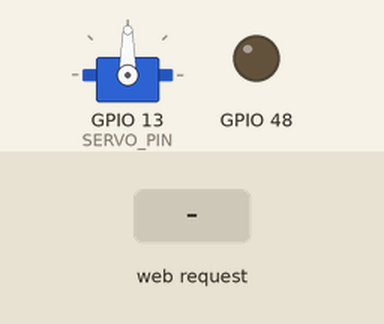
Recording of a program running on a simulated ESP32-S3. On the bench: servo, output pins drawn as LEDs (lit = HIGH). Inputs (shaded band) come from the test bench. WiFi joins after 1.5 s; servers stay silent unless stated; storage starts empty; what the program prints to the serial monitor is not drawn.

Above: at 3.2 s.
3.3 s: HTTP request GET /on received
At 3.49 s:
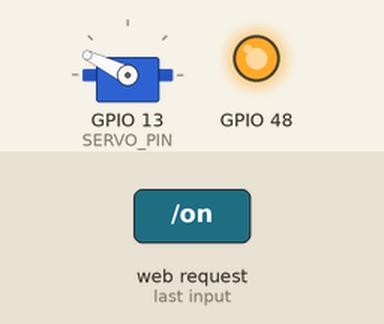
6.3 s: HTTP request GET / received
At 8.91 s:
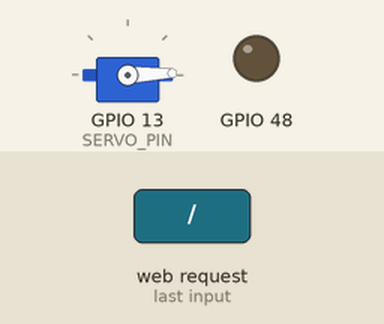
9.3 s: HTTP request GET /right received
10.8 s: HTTP request GET /sweep received
At 11.29 s:
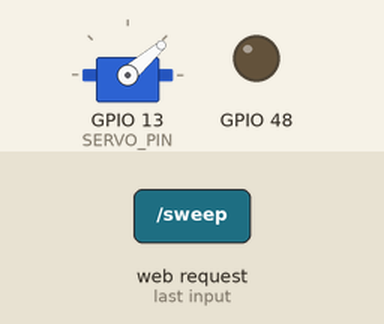
Timing chart, 0 to 39.4 s (numbered marks = the images above; inputs shaded):
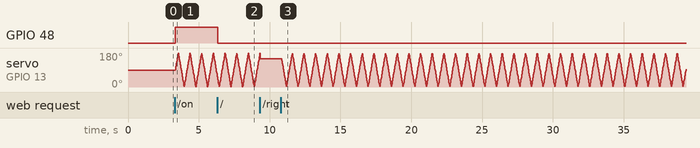

Measured:
- after the input at 6.3 s, GPIO 48: HIGH → LOW after 0.05 s

The program:

main.cpp
```cpp
#include <ESPAsyncWebServer.h>
#include <ESPmDNS.h>
#include <SPIFFS.h>
#include <WiFi.h>
#include "esp_system.h"
#include "esp_heap_caps.h"
#include <ESP32Servo.h>

#ifndef LED_BUILTIN
#define LED_BUILTIN 2
#endif

const char *ssid = "IO_GUEST_EVENT";
const char *password = "cyt5Z&Q&1i";

AsyncWebServer server(80);

Servo servo;
const int SERVO_PIN = 13;

enum class ServoMode { Idle, Set, Sweep };

ServoMode servoMode = ServoMode::Idle;
int currentAngle = 90;
int targetAngle = 90;
bool sweepDirUp = true;
unsigned long lastServoStepMs = 0;

static void handle_not_found(AsyncWebServerRequest *request) {
  digitalWrite(LED_BUILTIN, HIGH);
  String message = "404 — Nothing here\n\nURI: " + request->url();
  Serial.print("[HTTP] 404 Not Found: ");
  Serial.println(request->url());
  request->send(404, "text/plain; charset=utf-8", message);
  digitalWrite(LED_BUILTIN, LOW);
}

void setup() {
  pinMode(LED_BUILTIN, OUTPUT);
  digitalWrite(LED_BUILTIN, LOW);

  Serial.begin(115200);
  delay(500);
  Serial.println();
  Serial.println("=== BOOT SEQUENCE ===");
  Serial.println("[Logger] Initializing...");

  Serial.println("\n=== HARDWARE BRING-UP SUMMARY ===");
  Serial.println("[Logger] OK");

  Serial.println("[SPIFFS] Mounting...");
  if (!SPIFFS.begin(true)) {
    Serial.println("[SPIFFS] ERROR: mount failed");
  } else {
    Serial.println("[SPIFFS] Mounted OK");
  }

  Serial.print("[Servo] Attaching to pin ");
  Serial.println(SERVO_PIN);
  int ch = servo.attach(SERVO_PIN);  // ESP32Servo returns channel
  Serial.print("[Servo] attach() returned channel: ");
  Serial.println(ch);
  currentAngle = 90;
  targetAngle = 90;
  servo.write(currentAngle);
  Serial.print("[Servo] Initial angle set to ");
  Serial.println(currentAngle);

  WiFi.mode(WIFI_STA);
  Serial.print("[WiFi] Connecting to SSID: ");
  Serial.println(ssid);
  WiFi.begin(ssid, password);

  Serial.print("[WiFi] Connecting");
  while (WiFi.status() != WL_CONNECTED) {
    delay(300);
    Serial.print(".");
  }

  Serial.println();
  if (WiFi.status() == WL_CONNECTED) {
    Serial.println("[WiFi] Connected");
    Serial.print("[WiFi] IP: ");
    Serial.println(WiFi.localIP());
  } else {
    Serial.println("[WiFi] ERROR: connect timeout. Check 2.4GHz/WPA2 and password.");
  }

  Serial.print("[mDNS] Starting responder as 'esp32.local'... ");
  if (MDNS.begin("esp32")) {
    Serial.println("OK");
  } else {
    Serial.println("ERROR");
  }

  server.on("/", HTTP_GET, [](AsyncWebServerRequest *request) {
    Serial.println("[HTTP] GET / -> /index.html");
    digitalWrite(LED_BUILTIN, HIGH);
    if (SPIFFS.exists("/index.html")) {
      Serial.println("[SPIFFS] /index.html found, sending");
      request->send(SPIFFS, "/index.html", "text/html; charset=utf-8");
    } else {
      Serial.println("[SPIFFS] ERROR: /index.html not found");
      request->send(500, "text/plain", "index.html not found");
    }
    digitalWrite(LED_BUILTIN, LOW);
  });

  server.on("/on", HTTP_GET, [](AsyncWebServerRequest *req) {
    Serial.println("[HTTP] GET /on");
    digitalWrite(LED_BUILTIN, HIGH);
    servoMode = ServoMode::Sweep;
    Serial.println("[Servo] Sweep mode enabled");
    req->send(200, "text/plain", "Servo SWEEP");
    // req->send(200, "text/plain", "LED ON");
  });

  server.on("/off", HTTP_GET, [](AsyncWebServerRequest *req) {
    Serial.println("[HTTP] GET /off");
    digitalWrite(LED_BUILTIN, LOW);

    Serial.println("[HTTP] GET /servo/stop");
    servoMode = ServoMode::Idle;
    Serial.println("[Servo] Sweep/Set stopped, Idle mode");

    req->send(200, "text/plain", "LED OFF");
  });

  server.on("/api/status", HTTP_GET, [](AsyncWebServerRequest *req) {
    int state = digitalRead(LED_BUILTIN) ? 1 : 0;
    String payload = String("{\"gpio_state\":") + state + "}";
    Serial.print("[HTTP] GET /api/status -> ");
    Serial.println(payload);
    req->send(200, "application/json", payload);
  });

  server.on("/left", HTTP_GET, [](AsyncWebServerRequest *req) {
    Serial.println("[HTTP] GET /left");
    targetAngle = 30;
    servoMode = ServoMode::Set;
    Serial.print("[Servo] targetAngle set to ");
    Serial.println(targetAngle);
    req->send(200, "text/plain", "Servo LEFT");
  });

  server.on("/right", HTTP_GET, [](AsyncWebServerRequest *req) {
    Serial.println("[HTTP] GET /right");
    targetAngle = 150;
    servoMode = ServoMode::Set;
    Serial.print("[Servo] targetAngle set to ");
    Serial.println(targetAngle);
    req->send(200, "text/plain", "Servo RIGHT");
  });

  server.on("/center", HTTP_GET, [](AsyncWebServerRequest *req) {
    Serial.println("[HTTP] GET /center");
    targetAngle = 90;
    servoMode = ServoMode::Set;
    Serial.print("[Servo] targetAngle set to ");
    Serial.println(targetAngle);
    req->send(200, "text/plain", "Servo CENTER");
  });

  server.on("/sweep", HTTP_GET, [](AsyncWebServerRequest *req) {
    Serial.println("[HTTP] GET /sweep");
    servoMode = ServoMode::Sweep;
    Serial.println("[Servo] Sweep mode enabled");
    req->send(200, "text/plain", "Servo SWEEP");
  });

  server.on("/stop", HTTP_GET, [](AsyncWebServerRequest *req) {
    Serial.println("[HTTP] GET /servo/stop");
    servoMode = ServoMode::Idle;
    Serial.println("[Servo] Sweep/Set stopped, Idle mode");
    req->send(200, "text/plain", "Servo STOP");
  });

  // Direct set endpoint (if you want to test numeric positions)
  server.on("/set", HTTP_GET, [](AsyncWebServerRequest *req) {
    Serial.println("[HTTP] GET /servo/set");
    if (req->hasParam("value")) {
      String v = req->getParam("value")->value();
      int pos = v.toInt();
      Serial.print("[Servo] /servo/set value param = ");
      Serial.println(v);
      if (pos < 0) pos = 0;
      if (pos > 180) pos = 180;
      targetAngle = pos;
      servoMode = ServoMode::Set;
      Serial.print("[Servo] targetAngle set to ");
      Serial.println(targetAngle);
      req->send(200, "text/plain", "Servo SET");
    } else {
      Serial.println("[Servo] ERROR: /servo/set missing 'value' param");
      req->send(400, "text/plain", "Missing value");
    }
  });

  server.onNotFound(handle_not_found);

  Serial.println("[HTTP] Starting AsyncWebServer on port 80");
  server.begin();
}

void loop() {
  unsigned long now = millis();

  switch (servoMode) {
    case ServoMode::Set:
      Serial.print("[Servo] Applying Set mode, angle = ");
      Serial.println(targetAngle);
      servo.write(targetAngle);
      currentAngle = targetAngle;
      servoMode = ServoMode::Idle;
      break;

    case ServoMode::Sweep:
      if (now - lastServoStepMs >= 1) {
        lastServoStepMs = now;

        if (sweepDirUp) {
          currentAngle++;
          if (currentAngle >= 180) {
            currentAngle = 180;
            sweepDirUp = false;
            Serial.println("[Servo] Sweep reached max, reversing");
          }
        } else {
          currentAngle--;
          if (currentAngle <= 0) {
            currentAngle = 0;
            sweepDirUp = true;
            Serial.println("[Servo] Sweep reached min, reversing");
          }
        }

        servo.write(currentAngle);
        Serial.print("[Servo] Sweep angle = ");
        Serial.println(currentAngle);
      }
      break;

    case ServoMode::Idle:
    default:
      break;
  }
}
```
